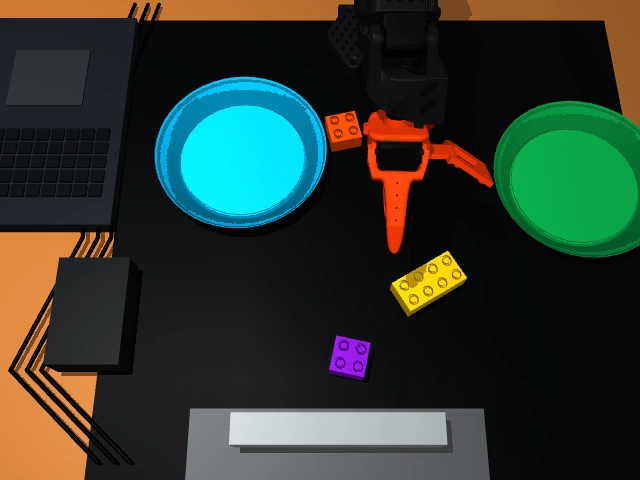
#> input picture submission/assets/expert-overhead-0.png, 640 x 480 px, given in place of wrist_jaw_mask.png, which was not available
$ python rollout_policy.py
#> lines starting #> are read from the running program, lines starting #| are printed output that depends on the picture; after the words box and inside, x2 and y2 are one past the last pixel; in counts of white or black regions, pixels touching at a corner belong together
### intel-station/research/P2-C-LOOPFIX/E1/app/tools/grasp_auto.py
#!/usr/bin/env python3
"""Opus I-59 automatic spot-cell grasp: the verified 16:46-16:54Z procedure (docs/SPOT-GRASP-DEPTH.md) as one routine.

Needs: motion_server.py running, live JPEGs (monitor_cams.sh, wrist_rec.sh), hand_watch.py.
usage: grasp_auto.py --plate green|blue|none [--from-home] [--dry]
  --dry       perception at the hover only (moves only to the hover and back up nothing)
Exit: 0 placed (or held with --plate none), 10 no brick, 11 align failed, 12 grasp missed, 13 lift check failed,
      2 estop / motion error (arm held where it stopped).
Every phase saves frames, depth and numbers to logs/grasp_auto/<HHMMSS>/ and summary.json.
"""
import argparse
import json
import os
import subprocess
import sys
import time

import cv2
import numpy as np

sys.path.insert(0, "/home/intel/intel-junction-2026/app/tools")
import rs_height as rh  # noqa: E402

R = "/home/intel/intel-junction-2026"
T = f"{R}/app/tools"
PY = f"{R}/envs/data-env/bin/python"
SD = f"{R}/run/mserver"
HOVER = [-12.62, 30.0, -19.33, 69.73, -45.65, 25.0]
TARGET_PX = (392.0, 268.0)   # wrist-cam brick centre at the hover when the jaws are centred (16:46Z run)
try:  # re-measured target (jaw_calib.py): gap centre + 3 px, y 268
    TARGET_PX = tuple(json.load(open("/home/intel/intel-junction-2026/app/tools/jaw_calib.json"))["target_px"])
except Exception:  # noqa: BLE001
    pass
TOL_PX = 9.0
YAW_PER_ROLL = 1.37          # deg of wrist-cam brick yaw per roll unit (+)
WF_PER_EL = -0.973           # constant-pitch descent: d_wf = WF_PER_EL * d_el
STAGES = [11.5, 18.0]        # cumulative d_el from the centred hover: tips ~31 mm, ~19.5 mm
EL_MM = 1.75                 # mm of descent per el unit (measured 1.70-1.77)
TIP_TARGET = 6.0             # mm above the mat for the closed jaws
LIFT_DEL = -8.5
SPOT_DEPTH_PX = (222, 122)   # brick centre in the close 424x240 depth image at the spot
OUT = ""
SUM = {"phases": []}
_jm = cv2.imread(f"{T}/wrist_jaw_mask.png", cv2.IMREAD_GRAYSCALE)
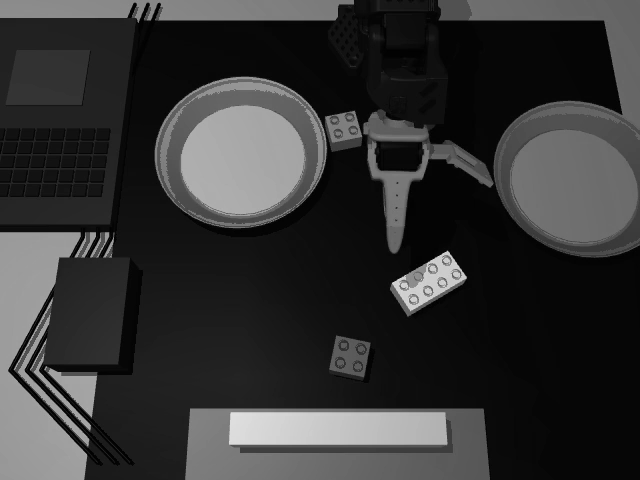
#> _jm: shape (480, 640); min 0, max 224, mean 52
JAW_MASK = (_jm > 0) if _jm is not None else None  # static: the wrist camera rides on the gripper (open = 25)
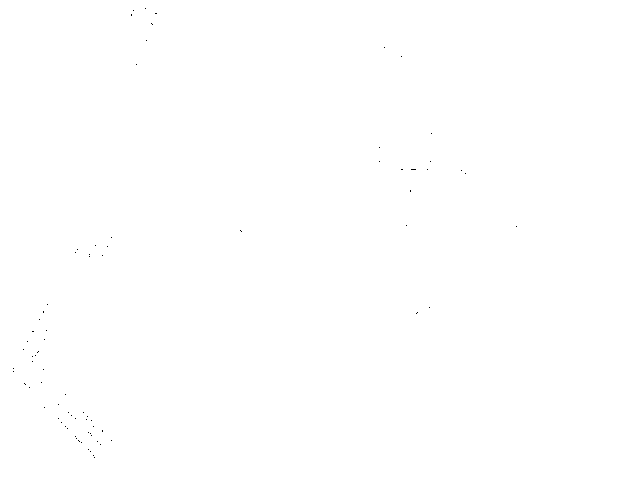
#> JAW_MASK: shape (480, 640) bool; 100% white; black in thin lines or dots, all inside (x1, y1, x2, y2) = (13, 8, 517, 458)


class Stop(Exception):
    pass


# [159 lines left out: functions note, cmd, move, fresh, snap, wrist_brick and 4 more, not called in this run]


def state():
    return cmd({"op": "state"})


# [154 lines left out: functions run_named, main, not called in this run]


# [2 lines that do not run on import are left out]

### intel-station/workspace/app/pick_v2/kinematics.py
"""SO-101 forward and inverse kinematics from the URDF, and the calibration-based normalized-unit conversion.

Conventions (sources in research.md section 4):
- Normalized body joint n in [-100, 100] maps linearly to the calibrated tick range, with n = 0 at the middle
  of the range (LeRobot PR #777 'zero position ... in middle of the range for each joint'; molmoact2 README
  lines 331-335: runtime = (ticks - mid) * 200 / (range_max - range_min)).
- Radians per normalized unit k = (range_max - range_min) / 200 * 2*pi / 4095 (molmoact2 so101.py).
- URDF joint angle q = sign * k * n + zero_offset. sign = +1 and zero_offset = 0 by default. These are NOT
  verified on hardware: the live check in runbook.md step 2 confirms them.
- The tool frame is 'gripper_frame_link' (98 mm past gripper_link). Its z axis points from the tip back to the
  wrist, so a top-down grasp has R[:, 2] = (0, 0, -1). The moving jaw closes along the tool x axis.
"""

from __future__ import annotations

import json
import math
import xml.etree.ElementTree as ET
from dataclasses import dataclass
from pathlib import Path
from typing import Mapping, Optional, Sequence

import numpy as np

BODY_JOINTS: tuple[str, ...] = ("shoulder_pan", "shoulder_lift", "elbow_flex", "wrist_flex", "wrist_roll")
TICKS_PER_REV = 4095.0
NORM_SPAN = 200.0
R_TOP_DOWN = np.array([[1.0, 0.0, 0.0], [0.0, -1.0, 0.0], [0.0, 0.0, -1.0]])  # tool z down, tool x forward


def rot_x(a: float) -> np.ndarray:
    c, s = math.cos(a), math.sin(a)
    return np.array([[1.0, 0.0, 0.0], [0.0, c, -s], [0.0, s, c]])


def rot_y(a: float) -> np.ndarray:
    c, s = math.cos(a), math.sin(a)
    return np.array([[c, 0.0, s], [0.0, 1.0, 0.0], [-s, 0.0, c]])


def rot_z(a: float) -> np.ndarray:
    c, s = math.cos(a), math.sin(a)
    return np.array([[c, -s, 0.0], [s, c, 0.0], [0.0, 0.0, 1.0]])


# [55 lines left out: functions rpy_matrix, axis_angle_matrix, rot_log, transform, _rotate_about_joint, not called in this run]


@dataclass(frozen=True)
class UrdfJoint:
    name: str
    kind: str
    parent: str
    child: str
    origin: np.ndarray
    axis: np.ndarray
    lower: float
    upper: float


class Chain:
    """Serial chain from base_link to the tool frame, parsed from a URDF file (read as text, never executed)."""

    def __init__(self, urdf_path: str | Path, base_link: str = "base_link", tip_link: str = "gripper_frame_link"):
#> (the run stopped early here; a loop or call above may not have finished)

$ run again, on submission/assets/expert-wrist-140.png
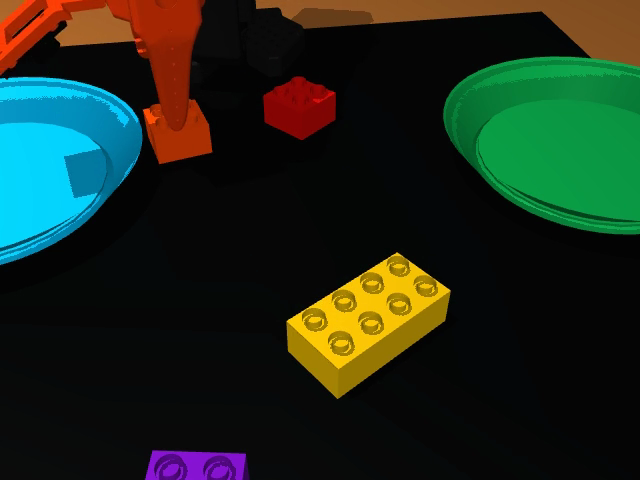
#> input picture submission/assets/expert-wrist-140.png, 640 x 480 px, given in place of wrist_jaw_mask.png, which was not available
#> `_jm = cv2.imread(f"{T}/wrist_jaw_mask.png", cv2.IMREAD_GRAYSCALE)`:
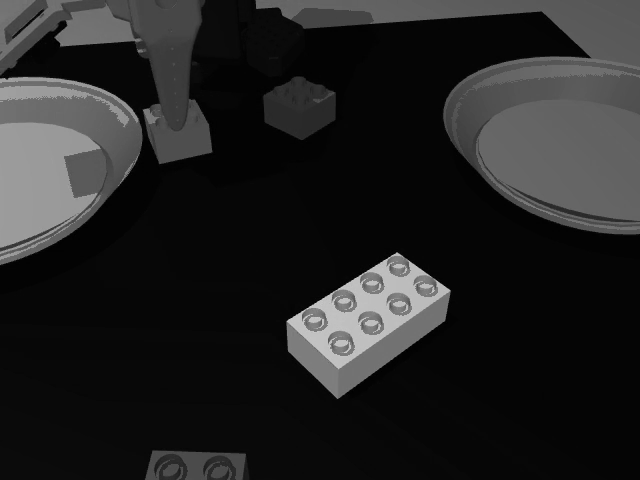
#> _jm: shape (480, 640); min 0, max 206, mean 35.1
#> JAW_MASK: shape (480, 640) bool; 100% white; black in thin lines or dots, all inside (x1, y1, x2, y2) = (8, 26, 502, 394)
